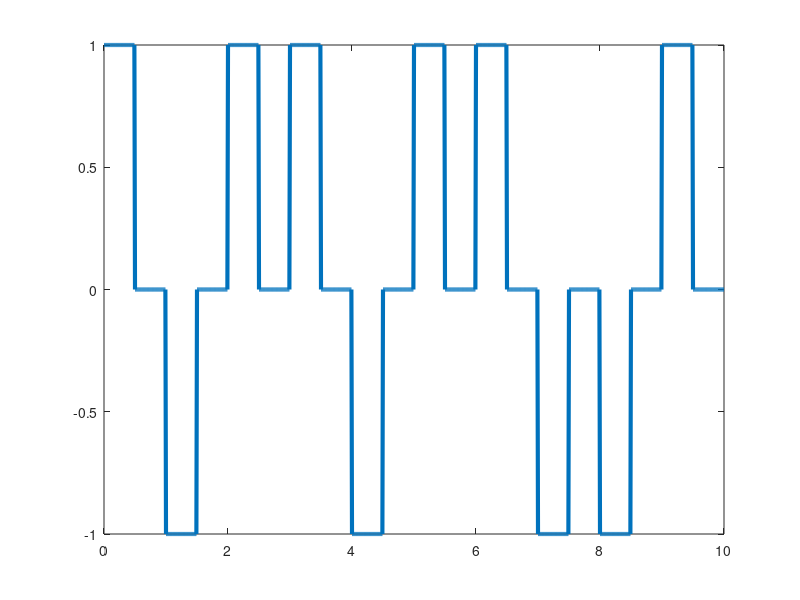

MATLAB code for this plot:
bits=[1 0 1 1 0 1 1 0 0 1]

bitrate=1;
T=length(bits)/bitrate;
n=100;
N=n*length(bits);
dt=T/N;
t=0:dt:T;
y=zeros(1,length(t));
lastbit=1;
for i=0:length(bits)-1
  if(bits(i+1)==1)
    y(i*n+1:(i+1/2)*n)=lastbit;
    y((i+1/2)*n+1:(i+1)*n)=0;
  else
    y(i*n+1:(i+1/2)*n)=-lastbit;
    y((i+1/2)*n+1:(i+1)*n)=0;
  end
end

plot(t,y,'Linewidth',3);

counter=0;
x=1;
for i=1:length(t)
  if(t(i)>counter)
    counter=counter+(1/bitrate);
    if(y(i)==1)
      result(x)=0;
      x=x+1;
    else 
      result(x)=lastbit; 
      x=x+1;
    end
  end
end


disp(result);